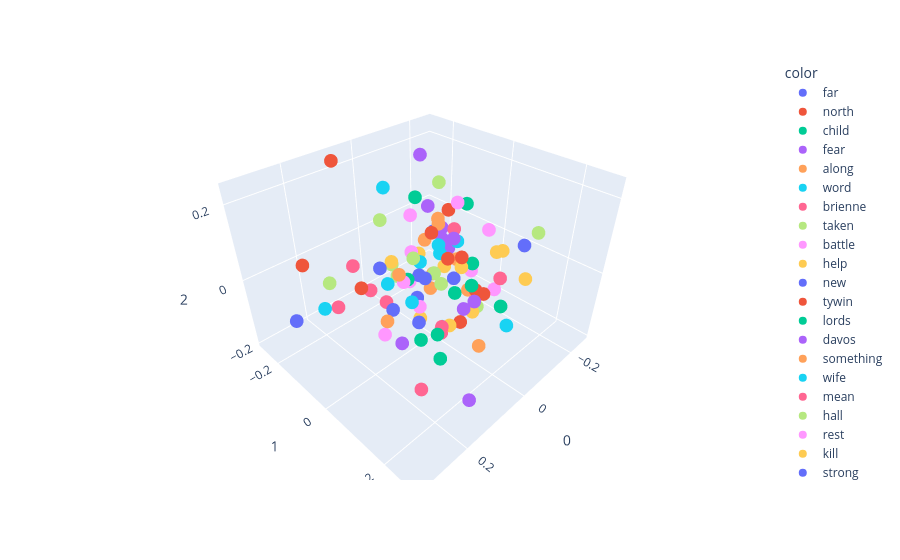

Notebook cell for this chart:
### Code cell
import plotly.express as px
fig = px.scatter_3d(X[200:300],x=0,y=1,z=2, color=y[200:300])
fig.show()

### Figure 1 — Plotly figure (JSON) as saved in the notebook; plotly's stock layout.template omitted (floating-point values rounded to 4 significant figures)
{"data": [{"hovertemplate": "color=far<br>0=%{x}<br>1=%{y}<br>2=%{z}<extra></extra>", "legendgroup": "far", "marker": {"color": "#636efa", "symbol": "circle"}, "mode": "markers", "name": "far", "scene": "scene", "showlegend": true, "type": "scatter3d", "x": [0.1174], "y": [-0.06144], "z": [0.03444]}, {"hovertemplate": "color=north<br>0=%{x}<br>1=%{y}<br>2=%{z}<extra></extra>", "legendgroup": "north", "marker": {"color": "#EF553B", "symbol": "circle"}, "mode": "markers", "name": "north", "scene": "scene", "showlegend": true, "type": "scatter3d", "x": [-0.2162], "y": [-0.154], "z": [0.02415]}, {"hovertemplate": "color=child<br>0=%{x}<br>1=%{y}<br>2=%{z}<extra></extra>", "legendgroup": "child", "marker": {"color": "#00cc96", "symbol": "circle"}, "mode": "markers", "name": "child", "scene": "scene", "showlegend": true, "type": "scatter3d", "x": [0.08958], "y": [0.002531], "z": [0.02114]}, {"hovertemplate": "color=fear<br>0=%{x}<br>1=%{y}<br>2=%{z}<extra></extra>", "legendgroup": "fear", "marker": {"color": "#ab63fa", "symbol": "circle"}, "mode": "markers", "name": "fear", "scene": "scene", "showlegend": true, "type": "scatter3d", "x": [0.03564], "y": [0.09018], "z": [0.1459]}, {"hovertemplate": "color=along<br>0=%{x}<br>1=%{y}<br>2=%{z}<extra></extra>", "legendgroup": "along", "marker": {"color": "#FFA15A", "symbol": "circle"}, "mode": "markers", "name": "along", "scene": "scene", "showlegend": true, "type": "scatter3d", "x": [0.1992], "y": [0.05472], "z": [-0.005482]}, {"hovertemplate": "color=word<br>0=%{x}<br>1=%{y}<br>2=%{z}<extra></extra>", "legendgroup": "word", "marker": {"color": "#19d3f3", "symbol": "circle"}, "mode": "markers", "name": "word", "scene": "scene", "showlegend": true, "type": "scatter3d", "x": [0.02744], "y": [0.05612], "z": [-0.1278]}, {"hovertemplate": "color=brienne<br>0=%{x}<br>1=%{y}<br>2=%{z}<extra></extra>", "legendgroup": "brienne", "marker": {"color": "#FF6692", "symbol": "circle"}, "mode": "markers", "name": "brienne", "scene": "scene", "showlegend": true, "type": "scatter3d", "x": [0.07038], "y": [-0.2339], "z": [-0.06689]}, {"hovertemplate": "color=taken<br>0=%{x}<br>1=%{y}<br>2=%{z}<extra></extra>", "legendgroup": "taken", "marker": {"color": "#B6E880", "symbol": "circle"}, "mode": "markers", "name": "taken", "scene": "scene", "showlegend": true, "type": "scatter3d", "x": [-0.216], "y": [0.1411], "z": [0.0744]}, {"hovertemplate": "color=battle<br>0=%{x}<br>1=%{y}<br>2=%{z}<extra></extra>", "legendgroup": "battle", "marker": {"color": "#FF97FF", "symbol": "circle"}, "mode": "markers", "name": "battle", "scene": "scene", "showlegend": true, "type": "scatter3d", "x": [0.1038], "y": [-0.07386], "z": [-0.1888]}, {"hovertemplate": "color=help<br>0=%{x}<br>1=%{y}<br>2=%{z}<extra></extra>", "legendgroup": "help", "marker": {"color": "#FECB52", "symbol": "circle"}, "mode": "markers", "name": "help", "scene": "scene", "showlegend": true, "type": "scatter3d", "x": [0.0288], "y": [-0.01924], "z": [-0.1446]}, {"hovertemplate": "color=new<br>0=%{x}<br>1=%{y}<br>2=%{z}<extra></extra>", "legendgroup": "new", "marker": {"color": "#636efa", "symbol": "circle"}, "mode": "markers", "name": "new", "scene": "scene", "showlegend": true, "type": "scatter3d", "x": [0.06169], "y": [0.01133], "z": [0.02341]}, {"hovertemplate": "color=tywin<br>0=%{x}<br>1=%{y}<br>2=%{z}<extra></extra>", "legendgroup": "tywin", "marker": {"color": "#EF553B", "symbol": "circle"}, "mode": "markers", "name": "tywin", "scene": "scene", "showlegend": true, "type": "scatter3d", "x": [0.2686], "y": [-0.1412], "z": [0.07768]}, {"hovertemplate": "color=lords<br>0=%{x}<br>1=%{y}<br>2=%{z}<extra></extra>", "legendgroup": "lords", "marker": {"color": "#00cc96", "symbol": "circle"}, "mode": "markers", "name": "lords", "scene": "scene", "showlegend": true, "type": "scatter3d", "x": [0.0571], "y": [0.01178], "z": [-0.1816]}, {"hovertemplate": "color=davos<br>0=%{x}<br>1=%{y}<br>2=%{z}<extra></extra>", "legendgroup": "davos", "marker": {"color": "#ab63fa", "symbol": "circle"}, "mode": "markers", "name": "davos", "scene": "scene", "showlegend": true, "type": "scatter3d", "x": [-0.0559], "y": [-0.0776], "z": [0.1255]}, {"hovertemplate": "color=something<br>0=%{x}<br>1=%{y}<br>2=%{z}<extra></extra>", "legendgroup": "something", "marker": {"color": "#FFA15A", "symbol": "circle"}, "mode": "markers", "name": "something", "scene": "scene", "showlegend": true, "type": "scatter3d", "x": [0.04079], "y": [0.1823], "z": [-0.0979]}, {"hovertemplate": "color=wife<br>0=%{x}<br>1=%{y}<br>2=%{z}<extra></extra>", "legendgroup": "wife", "marker": {"color": "#19d3f3", "symbol": "circle"}, "mode": "markers", "name": "wife", "scene": "scene", "showlegend": true, "type": "scatter3d", "x": [-0.01521], "y": [-0.001217], "z": [0.06568]}, {"hovertemplate": "color=mean<br>0=%{x}<br>1=%{y}<br>2=%{z}<extra></extra>", "legendgroup": "mean", "marker": {"color": "#FF6692", "symbol": "circle"}, "mode": "markers", "name": "mean", "scene": "scene", "showlegend": true, "type": "scatter3d", "x": [0.0285], "y": [-0.1522], "z": [-0.1679]}, {"hovertemplate": "color=hall<br>0=%{x}<br>1=%{y}<br>2=%{z}<extra></extra>", "legendgroup": "hall", "marker": {"color": "#B6E880", "symbol": "circle"}, "mode": "markers", "name": "hall", "scene": "scene", "showlegend": true, "type": "scatter3d", "x": [0.1145], "y": [-0.0551], "z": [0.1637]}, {"hovertemplate": "color=rest<br>0=%{x}<br>1=%{y}<br>2=%{z}<extra></extra>", "legendgroup": "rest", "marker": {"color": "#FF97FF", "symbol": "circle"}, "mode": "markers", "name": "rest", "scene": "scene", "showlegend": true, "type": "scatter3d", "x": [0.02838], "y": [-0.02103], "z": [-0.1083]}, {"hovertemplate": "color=kill<br>0=%{x}<br>1=%{y}<br>2=%{z}<extra></extra>", "legendgroup": "kill", "marker": {"color": "#FECB52", "symbol": "circle"}, "mode": "markers", "name": "kill", "scene": "scene", "showlegend": true, "type": "scatter3d", "x": [-0.04472], "y": [-0.007833], "z": [-0.01283]}, {"hovertemplate": "color=strong<br>0=%{x}<br>1=%{y}<br>2=%{z}<extra></extra>", "legendgroup": "strong", "marker": {"color": "#636efa", "symbol": "circle"}, "mode": "markers", "name": "strong", "scene": "scene", "showlegend": true, "type": "scatter3d", "x": [0.3288], "y": [-0.09696], "z": [-0.01823]}, {"hovertemplate": "color=steel<br>0=%{x}<br>1=%{y}<br>2=%{z}<extra></extra>", "legendgroup": "steel", "marker": {"color": "#EF553B", "symbol": "circle"}, "mode": "markers", "name": "steel", "scene": "scene", "showlegend": true, "type": "scatter3d", "x": [0.06797], "y": [-0.208], "z": [-0.1289]}, {"hovertemplate": "color=began<br>0=%{x}<br>1=%{y}<br>2=%{z}<extra></extra>", "legendgroup": "began", "marker": {"color": "#00cc96", "symbol": "circle"}, "mode": "markers", "name": "began", "scene": "scene", "showlegend": true, "type": "scatter3d", "x": [-0.03832], "y": [0.08745], "z": [-0.0192]}, {"hovertemplate": "color=sound<br>0=%{x}<br>1=%{y}<br>2=%{z}<extra></extra>", "legendgroup": "sound", "marker": {"color": "#ab63fa", "symbol": "circle"}, "mode": "markers", "name": "sound", "scene": "scene", "showlegend": true, "type": "scatter3d", "x": [0.06104], "y": [0.1762], "z": [0.03931]}, {"hovertemplate": "color=dragon<br>0=%{x}<br>1=%{y}<br>2=%{z}<extra></extra>", "legendgroup": "dragon", "marker": {"color": "#FFA15A", "symbol": "circle"}, "mode": "markers", "name": "dragon", "scene": "scene", "showlegend": true, "type": "scatter3d", "x": [-0.02638], "y": [-0.02869], "z": [-0.03628]}, {"hovertemplate": "color=past<br>0=%{x}<br>1=%{y}<br>2=%{z}<extra></extra>", "legendgroup": "past", "marker": {"color": "#19d3f3", "symbol": "circle"}, "mode": "markers", "name": "past", "scene": "scene", "showlegend": true, "type": "scatter3d", "x": [0.02289], "y": [0.03922], "z": [0.07902]}, {"hovertemplate": "color=life<br>0=%{x}<br>1=%{y}<br>2=%{z}<extra></extra>", "legendgroup": "life", "marker": {"color": "#FF6692", "symbol": "circle"}, "mode": "markers", "name": "life", "scene": "scene", "showlegend": true, "type": "scatter3d", "x": [0.1629], "y": [0.1198], "z": [-0.196]}, {"hovertemplate": "color=tower<br>0=%{x}<br>1=%{y}<br>2=%{z}<extra></extra>", "legendgroup": "tower", "marker": {"color": "#B6E880", "symbol": "circle"}, "mode": "markers", "name": "tower", "scene": "scene", "showlegend": true, "type": "scatter3d", "x": [-0.03913], "y": [0.1072], "z": [-0.07189]}, {"hovertemplate": "color=killed<br>0=%{x}<br>1=%{y}<br>2=%{z}<extra></extra>", "legendgroup": "killed", "marker": {"color": "#FF97FF", "symbol": "circle"}, "mode": "markers", "name": "killed", "scene": "scene", "showlegend": true, "type": "scatter3d", "x": [0.0003703], "y": [0.06632], "z": [0.209]}, {"hovertemplate": "color=arm<br>0=%{x}<br>1=%{y}<br>2=%{z}<extra></extra>", "legendgroup": "arm", "marker": {"color": "#FECB52", "symbol": "circle"}, "mode": "markers", "name": "arm", "scene": "scene", "showlegend": true, "type": "scatter3d", "x": [0.07526], "y": [0.1224], "z": [-0.05217]}, {"hovertemplate": "color=free<br>0=%{x}<br>1=%{y}<br>2=%{z}<extra></extra>", "legendgroup": "free", "marker": {"color": "#636efa", "symbol": "circle"}, "mode": "markers", "name": "free", "scene": "scene", "showlegend": true, "type": "scatter3d", "x": [-0.159], "y": [0.1424], "z": [0.06446]}, {"hovertemplate": "color=sons<br>0=%{x}<br>1=%{y}<br>2=%{z}<extra></extra>", "legendgroup": "sons", "marker": {"color": "#EF553B", "symbol": "circle"}, "mode": "markers", "name": "sons", "scene": "scene", "showlegend": true, "type": "scatter3d", "x": [-0.01032], "y": [-0.02014], "z": [0.09358]}, {"hovertemplate": "color=tried<br>0=%{x}<br>1=%{y}<br>2=%{z}<extra></extra>", "legendgroup": "tried", "marker": {"color": "#00cc96", "symbol": "circle"}, "mode": "markers", "name": "tried", "scene": "scene", "showlegend": true, "type": "scatter3d", "x": [0.05689], "y": [-0.004235], "z": [0.2163]}, {"hovertemplate": "color=thing<br>0=%{x}<br>1=%{y}<br>2=%{z}<extra></extra>", "legendgroup": "thing", "marker": {"color": "#ab63fa", "symbol": "circle"}, "mode": "markers", "name": "thing", "scene": "scene", "showlegend": true, "type": "scatter3d", "x": [-0.04241], "y": [0.005976], "z": [0.04867]}, {"hovertemplate": "color=bear<br>0=%{x}<br>1=%{y}<br>2=%{z}<extra></extra>", "legendgroup": "bear", "marker": {"color": "#FFA15A", "symbol": "circle"}, "mode": "markers", "name": "bear", "scene": "scene", "showlegend": true, "type": "scatter3d", "x": [-0.07251], "y": [0.04943], "z": [-0.0706]}, {"hovertemplate": "color=days<br>0=%{x}<br>1=%{y}<br>2=%{z}<extra></extra>", "legendgroup": "days", "marker": {"color": "#19d3f3", "symbol": "circle"}, "mode": "markers", "name": "days", "scene": "scene", "showlegend": true, "type": "scatter3d", "x": [-0.01575], "y": [-0.06459], "z": [-0.01352]}, {"hovertemplate": "color=bloody<br>0=%{x}<br>1=%{y}<br>2=%{z}<extra></extra>", "legendgroup": "bloody", "marker": {"color": "#FF6692", "symbol": "circle"}, "mode": "markers", "name": "bloody", "scene": "scene", "showlegend": true, "type": "scatter3d", "x": [0.1283], "y": [0.1462], "z": [-0.01492]}, {"hovertemplate": "color=heart<br>0=%{x}<br>1=%{y}<br>2=%{z}<extra></extra>", "legendgroup": "heart", "marker": {"color": "#B6E880", "symbol": "circle"}, "mode": "markers", "name": "heart", "scene": "scene", "showlegend": true, "type": "scatter3d", "x": [0.01566], "y": [-0.1376], "z": [-0.04149]}, {"hovertemplate": "color=pale<br>0=%{x}<br>1=%{y}<br>2=%{z}<extra></extra>", "legendgroup": "pale", "marker": {"color": "#FF97FF", "symbol": "circle"}, "mode": "markers", "name": "pale", "scene": "scene", "showlegend": true, "type": "scatter3d", "x": [0.01287], "y": [0.1627], "z": [0.1881]}, {"hovertemplate": "color=love<br>0=%{x}<br>1=%{y}<br>2=%{z}<extra></extra>", "legendgroup": "love", "marker": {"color": "#FECB52", "symbol": "circle"}, "mode": "markers", "name": "love", "scene": "scene", "showlegend": true, "type": "scatter3d", "x": [-0.008191], "y": [0.1191], "z": [-0.0634]}, {"hovertemplate": "color=sat<br>0=%{x}<br>1=%{y}<br>2=%{z}<extra></extra>", "legendgroup": "sat", "marker": {"color": "#636efa", "symbol": "circle"}, "mode": "markers", "name": "sat", "scene": "scene", "showlegend": true, "type": "scatter3d", "x": [0.09005], "y": [0.059], "z": [0.05397]}, {"hovertemplate": "color=moment<br>0=%{x}<br>1=%{y}<br>2=%{z}<extra></extra>", "legendgroup": "moment", "marker": {"color": "#EF553B", "symbol": "circle"}, "mode": "markers", "name": "moment", "scene": "scene", "showlegend": true, "type": "scatter3d", "x": [-0.04736], "y": [0.09326], "z": [-0.03426]}, {"hovertemplate": "color=bring<br>0=%{x}<br>1=%{y}<br>2=%{z}<extra></extra>", "legendgroup": "bring", "marker": {"color": "#00cc96", "symbol": "circle"}, "mode": "markers", "name": "bring", "scene": "scene", "showlegend": true, "type": "scatter3d", "x": [-0.02785], "y": [0.09385], "z": [0.05312]}, {"hovertemplate": "color=bed<br>0=%{x}<br>1=%{y}<br>2=%{z}<extra></extra>", "legendgroup": "bed", "marker": {"color": "#ab63fa", "symbol": "circle"}, "mode": "markers", "name": "bed", "scene": "scene", "showlegend": true, "type": "scatter3d", "x": [0.1696], "y": [0.2658], "z": [-0.106]}, {"hovertemplate": "color=close<br>0=%{x}<br>1=%{y}<br>2=%{z}<extra></extra>", "legendgroup": "close", "marker": {"color": "#FFA15A", "symbol": "circle"}, "mode": "markers", "name": "close", "scene": "scene", "showlegend": true, "type": "scatter3d", "x": [-0.01261], "y": [-0.04508], "z": [0.06233]}, {"hovertemplate": "color=knights<br>0=%{x}<br>1=%{y}<br>2=%{z}<extra></extra>", "legendgroup": "knights", "marker": {"color": "#19d3f3", "symbol": "circle"}, "mode": "markers", "name": "knights", "scene": "scene", "showlegend": true, "type": "scatter3d", "x": [0.06012], "y": [-0.01589], "z": [-0.07277]}, {"hovertemplate": "color=cut<br>0=%{x}<br>1=%{y}<br>2=%{z}<extra></extra>", "legendgroup": "cut", "marker": {"color": "#FF6692", "symbol": "circle"}, "mode": "markers", "name": "cut", "scene": "scene", "showlegend": true, "type": "scatter3d", "x": [-0.04897], "y": [0.01648], "z": [0.1029]}, {"hovertemplate": "color=wolf<br>0=%{x}<br>1=%{y}<br>2=%{z}<extra></extra>", "legendgroup": "wolf", "marker": {"color": "#B6E880", "symbol": "circle"}, "mode": "markers", "name": "wolf", "scene": "scene", "showlegend": true, "type": "scatter3d", "x": [0.2108], "y": [-0.1341], "z": [0.002527]}, {"hovertemplate": "color=smile<br>0=%{x}<br>1=%{y}<br>2=%{z}<extra></extra>", "legendgroup": "smile", "marker": {"color": "#FF97FF", "symbol": "circle"}, "mode": "markers", "name": "smile", "scene": "scene", "showlegend": true, "type": "scatter3d", "x": [-0.1371], "y": [0.08375], "z": [-0.08563]}, {"hovertemplate": "color=death<br>0=%{x}<br>1=%{y}<br>2=%{z}<extra></extra>", "legendgroup": "death", "marker": {"color": "#FECB52", "symbol": "circle"}, "mode": "markers", "name": "death", "scene": "scene", "showlegend": true, "type": "scatter3d", "x": [-0.1261], "y": [0.08811], "z": [0.03602]}, {"hovertemplate": "color=horses<br>0=%{x}<br>1=%{y}<br>2=%{z}<extra></extra>", "legendgroup": "horses", "marker": {"color": "#636efa", "symbol": "circle"}, "mode": "markers", "name": "horses", "scene": "scene", "showlegend": true, "type": "scatter3d", "x": [-0.02085], "y": [-0.0812], "z": [-0.1402]}, {"hovertemplate": "color=inside<br>0=%{x}<br>1=%{y}<br>2=%{z}<extra></extra>", "legendgroup": "inside", "marker": {"color": "#EF553B", "symbol": "circle"}, "mode": "markers", "name": "inside", "scene": "scene", "showlegend": true, "type": "scatter3d", "x": [0.006549], "y": [0.09574], "z": [-0.1008]}, {"hovertemplate": "color=four<br>0=%{x}<br>1=%{y}<br>2=%{z}<extra></extra>", "legendgroup": "four", "marker": {"color": "#00cc96", "symbol": "circle"}, "mode": "markers", "name": "four", "scene": "scene", "showlegend": true, "type": "scatter3d", "x": [0.1657], "y": [0.1703], "z": [0.009792]}, {"hovertemplate": "color=brown<br>0=%{x}<br>1=%{y}<br>2=%{z}<extra></extra>", "legendgroup": "brown", "marker": {"color": "#ab63fa", "symbol": "circle"}, "mode": "markers", "name": "brown", "scene": "scene", "showlegend": true, "type": "scatter3d", "x": [0.01323], "y": [0.1095], "z": [-0.04808]}, {"hovertemplate": "color=dragons<br>0=%{x}<br>1=%{y}<br>2=%{z}<extra></extra>", "legendgroup": "dragons", "marker": {"color": "#FFA15A", "symbol": "circle"}, "mode": "markers", "name": "dragons", "scene": "scene", "showlegend": true, "type": "scatter3d", "x": [0.1116], "y": [-0.002019], "z": [0.04354]}, {"hovertemplate": "color=hot<br>0=%{x}<br>1=%{y}<br>2=%{z}<extra></extra>", "legendgroup": "hot", "marker": {"color": "#19d3f3", "symbol": "circle"}, "mode": "markers", "name": "hot", "scene": "scene", "showlegend": true, "type": "scatter3d", "x": [-0.01029], "y": [0.06115], "z": [0.1061]}, {"hovertemplate": "color=silver<br>0=%{x}<br>1=%{y}<br>2=%{z}<extra></extra>", "legendgroup": "silver", "marker": {"color": "#FF6692", "symbol": "circle"}, "mode": "markers", "name": "silver", "scene": "scene", "showlegend": true, "type": "scatter3d", "x": [0.1083], "y": [0.1291], "z": [-0.03145]}, {"hovertemplate": "color=part<br>0=%{x}<br>1=%{y}<br>2=%{z}<extra></extra>", "legendgroup": "part", "marker": {"color": "#B6E880", "symbol": "circle"}, "mode": "markers", "name": "part", "scene": "scene", "showlegend": true, "type": "scatter3d", "x": [0.01109], "y": [-0.1227], "z": [-0.0733]}, {"hovertemplate": "color=bastard<br>0=%{x}<br>1=%{y}<br>2=%{z}<extra></extra>", "legendgroup": "bastard", "marker": {"color": "#FF97FF", "symbol": "circle"}, "mode": "markers", "name": "bastard", "scene": "scene", "showlegend": true, "type": "scatter3d", "x": [0.1098], "y": [0.01076], "z": [0.02873]}, {"hovertemplate": "color=open<br>0=%{x}<br>1=%{y}<br>2=%{z}<extra></extra>", "legendgroup": "open", "marker": {"color": "#FECB52", "symbol": "circle"}, "mode": "markers", "name": "open", "scene": "scene", "showlegend": true, "type": "scatter3d", "x": [0.006072], "y": [0.09038], "z": [0.05764]}, {"hovertemplate": "color=thousand<br>0=%{x}<br>1=%{y}<br>2=%{z}<extra></extra>", "legendgroup": "thousand", "marker": {"color": "#636efa", "symbol": "circle"}, "mode": "markers", "name": "thousand", "scene": "scene", "showlegend": true, "type": "scatter3d", "x": [-0.01841], "y": [0.04769], "z": [-0.007691]}, {"hovertemplate": "color=landing<br>0=%{x}<br>1=%{y}<br>2=%{z}<extra></extra>", "legendgroup": "landing", "marker": {"color": "#EF553B", "symbol": "circle"}, "mode": "markers", "name": "landing", "scene": "scene", "showlegend": true, "type": "scatter3d", "x": [0.08597], "y": [0.1203], "z": [0.1331]}, {"hovertemplate": "color=uncle<br>0=%{x}<br>1=%{y}<br>2=%{z}<extra></extra>", "legendgroup": "uncle", "marker": {"color": "#00cc96", "symbol": "circle"}, "mode": "markers", "name": "uncle", "scene": "scene", "showlegend": true, "type": "scatter3d", "x": [0.1325], "y": [0.149], "z": [-0.09719]}, {"hovertemplate": "color=going<br>0=%{x}<br>1=%{y}<br>2=%{z}<extra></extra>", "legendgroup": "going", "marker": {"color": "#ab63fa", "symbol": "circle"}, "mode": "markers", "name": "going", "scene": "scene", "showlegend": true, "type": "scatter3d", "x": [0.1897], "y": [0.0888], "z": [-0.05295]}, {"hovertemplate": "color=blue<br>0=%{x}<br>1=%{y}<br>2=%{z}<extra></extra>", "legendgroup": "blue", "marker": {"color": "#FFA15A", "symbol": "circle"}, "mode": "markers", "name": "blue", "scene": "scene", "showlegend": true, "type": "scatter3d", "x": [-0.03389], "y": [-0.02034], "z": [0.1083]}, {"hovertemplate": "color=air<br>0=%{x}<br>1=%{y}<br>2=%{z}<extra></extra>", "legendgroup": "air", "marker": {"color": "#19d3f3", "symbol": "circle"}, "mode": "markers", "name": "air", "scene": "scene", "showlegend": true, "type": "scatter3d", "x": [0.2218], "y": [-0.1525], "z": [-0.07888]}, {"hovertemplate": "color=captain<br>0=%{x}<br>1=%{y}<br>2=%{z}<extra></extra>", "legendgroup": "captain", "marker": {"color": "#FF6692", "symbol": "circle"}, "mode": "markers", "name": "captain", "scene": "scene", "showlegend": true, "type": "scatter3d", "x": [0.1949], "y": [-0.1346], "z": [-0.07932]}, {"hovertemplate": "color=please<br>0=%{x}<br>1=%{y}<br>2=%{z}<extra></extra>", "legendgroup": "please", "marker": {"color": "#B6E880", "symbol": "circle"}, "mode": "markers", "name": "please", "scene": "scene", "showlegend": true, "type": "scatter3d", "x": [0.01279], "y": [0.03609], "z": [-0.01397]}, {"hovertemplate": "color=laughed<br>0=%{x}<br>1=%{y}<br>2=%{z}<extra></extra>", "legendgroup": "laughed", "marker": {"color": "#FF97FF", "symbol": "circle"}, "mode": "markers", "name": "laughed", "scene": "scene", "showlegend": true, "type": "scatter3d", "x": [-0.221], "y": [-0.06248], "z": [-0.1414]}, {"hovertemplate": "color=river<br>0=%{x}<br>1=%{y}<br>2=%{z}<extra></extra>", "legendgroup": "river", "marker": {"color": "#FECB52", "symbol": "circle"}, "mode": "markers", "name": "river", "scene": "scene", "showlegend": true, "type": "scatter3d", "x": [-0.2243], "y": [0.1182], "z": [-0.08022]}, {"hovertemplate": "color=sun<br>0=%{x}<br>1=%{y}<br>2=%{z}<extra></extra>", "legendgroup": "sun", "marker": {"color": "#636efa", "symbol": "circle"}, "mode": "markers", "name": "sun", "scene": "scene", "showlegend": true, "type": "scatter3d", "x": [0.07025], "y": [-0.0766], "z": [-0.1266]}, {"hovertemplate": "color=rose<br>0=%{x}<br>1=%{y}<br>2=%{z}<extra></extra>", "legendgroup": "rose", "marker": {"color": "#EF553B", "symbol": "circle"}, "mode": "markers", "name": "rose", "scene": "scene", "showlegend": true, "type": "scatter3d", "x": [0.06453], "y": [0.139], "z": [0.135]}, {"hovertemplate": "color=fell<br>0=%{x}<br>1=%{y}<br>2=%{z}<extra></extra>", "legendgroup": "fell", "marker": {"color": "#00cc96", "symbol": "circle"}, "mode": "markers", "name": "fell", "scene": "scene", "showlegend": true, "type": "scatter3d", "x": [-0.07262], "y": [0.006398], "z": [-0.1045]}, {"hovertemplate": "color=war<br>0=%{x}<br>1=%{y}<br>2=%{z}<extra></extra>", "legendgroup": "war", "marker": {"color": "#ab63fa", "symbol": "circle"}, "mode": "markers", "name": "war", "scene": "scene", "showlegend": true, "type": "scatter3d", "x": [-0.04304], "y": [-0.01565], "z": [0.06466]}, {"hovertemplate": "color=golden<br>0=%{x}<br>1=%{y}<br>2=%{z}<extra></extra>", "legendgroup": "golden", "marker": {"color": "#FFA15A", "symbol": "circle"}, "mode": "markers", "name": "golden", "scene": "scene", "showlegend": true, "type": "scatter3d", "x": [6.022e-05], "y": [-0.01162], "z": [-0.059]}, {"hovertemplate": "color=sleep<br>0=%{x}<br>1=%{y}<br>2=%{z}<extra></extra>", "legendgroup": "sleep", "marker": {"color": "#19d3f3", "symbol": "circle"}, "mode": "markers", "name": "sleep", "scene": "scene", "showlegend": true, "type": "scatter3d", "x": [0.08366], "y": [0.2768], "z": [0.04944]}, {"hovertemplate": "color=without<br>0=%{x}<br>1=%{y}<br>2=%{z}<extra></extra>", "legendgroup": "without", "marker": {"color": "#FF6692", "symbol": "circle"}, "mode": "markers", "name": "without", "scene": "scene", "showlegend": true, "type": "scatter3d", "x": [0.08611], "y": [0.1075], "z": [-0.07705]}, {"hovertemplate": "color=swords<br>0=%{x}<br>1=%{y}<br>2=%{z}<extra></extra>", "legendgroup": "swords", "marker": {"color": "#B6E880", "symbol": "circle"}, "mode": "markers", "name": "swords", "scene": "scene", "showlegend": true, "type": "scatter3d", "x": [0.04099], "y": [-0.02927], "z": [0.04142]}, {"hovertemplate": "color=speak<br>0=%{x}<br>1=%{y}<br>2=%{z}<extra></extra>", "legendgroup": "speak", "marker": {"color": "#FF97FF", "symbol": "circle"}, "mode": "markers", "name": "speak", "scene": "scene", "showlegend": true, "type": "scatter3d", "x": [-0.04019], "y": [-0.1307], "z": [-0.1216]}, {"hovertemplate": "color=renly<br>0=%{x}<br>1=%{y}<br>2=%{z}<extra></extra>", "legendgroup": "renly", "marker": {"color": "#FECB52", "symbol": "circle"}, "mode": "markers", "name": "renly", "scene": "scene", "showlegend": true, "type": "scatter3d", "x": [-0.2591], "y": [0.01342], "z": [-0.05616]}, {"hovertemplate": "color=fool<br>0=%{x}<br>1=%{y}<br>2=%{z}<extra></extra>", "legendgroup": "fool", "marker": {"color": "#636efa", "symbol": "circle"}, "mode": "markers", "name": "fool", "scene": "scene", "showlegend": true, "type": "scatter3d", "x": [0.05606], "y": [0.003767], "z": [-0.1283]}, {"hovertemplate": "color=full<br>0=%{x}<br>1=%{y}<br>2=%{z}<extra></extra>", "legendgroup": "full", "marker": {"color": "#EF553B", "symbol": "circle"}, "mode": "markers", "name": "full", "scene": "scene", "showlegend": true, "type": "scatter3d", "x": [0.07684], "y": [-0.2718], "z": [0.2233]}, {"hovertemplate": "color=certain<br>0=%{x}<br>1=%{y}<br>2=%{z}<extra></extra>", "legendgroup": "certain", "marker": {"color": "#00cc96", "symbol": "circle"}, "mode": "markers", "name": "certain", "scene": "scene", "showlegend": true, "type": "scatter3d", "x": [-0.01974], "y": [0.1886], "z": [-0.01369]}, {"hovertemplate": "color=beyond<br>0=%{x}<br>1=%{y}<br>2=%{z}<extra></extra>", "legendgroup": "beyond", "marker": {"color": "#ab63fa", "symbol": "circle"}, "mode": "markers", "name": "beyond", "scene": "scene", "showlegend": true, "type": "scatter3d", "x": [-0.04672], "y": [-0.0208], "z": [0.09179]}, {"hovertemplate": "color=feel<br>0=%{x}<br>1=%{y}<br>2=%{z}<extra></extra>", "legendgroup": "feel", "marker": {"color": "#FFA15A", "symbol": "circle"}, "mode": "markers", "name": "feel", "scene": "scene", "showlegend": true, "type": "scatter3d", "x": [-0.0961], "y": [-0.0125], "z": [-0.01837]}, {"hovertemplate": "color=send<br>0=%{x}<br>1=%{y}<br>2=%{z}<extra></extra>", "legendgroup": "send", "marker": {"color": "#19d3f3", "symbol": "circle"}, "mode": "markers", "name": "send", "scene": "scene", "showlegend": true, "type": "scatter3d", "x": [-0.024], "y": [-0.205], "z": [0.1415]}, {"hovertemplate": "color=tongue<br>0=%{x}<br>1=%{y}<br>2=%{z}<extra></extra>", "legendgroup": "tongue", "marker": {"color": "#FF6692", "symbol": "circle"}, "mode": "markers", "name": "tongue", "scene": "scene", "showlegend": true, "type": "scatter3d", "x": [-0.151], "y": [0.08902], "z": [-0.05528]}, {"hovertemplate": "color=got<br>0=%{x}<br>1=%{y}<br>2=%{z}<extra></extra>", "legendgroup": "got", "marker": {"color": "#B6E880", "symbol": "circle"}, "mode": "markers", "name": "got", "scene": "scene", "showlegend": true, "type": "scatter3d", "x": [-0.06389], "y": [-0.04949], "z": [0.1952]}, {"hovertemplate": "color=fight<br>0=%{x}<br>1=%{y}<br>2=%{z}<extra></extra>", "legendgroup": "fight", "marker": {"color": "#FF97FF", "symbol": "circle"}, "mode": "markers", "name": "fight", "scene": "scene", "showlegend": true, "type": "scatter3d", "x": [-0.02781], "y": [-0.1106], "z": [0.09808]}, {"hovertemplate": "color=rode<br>0=%{x}<br>1=%{y}<br>2=%{z}<extra></extra>", "legendgroup": "rode", "marker": {"color": "#FECB52", "symbol": "circle"}, "mode": "markers", "name": "rode", "scene": "scene", "showlegend": true, "type": "scatter3d", "x": [-0.06928], "y": [-0.1241], "z": [-0.0403]}, {"hovertemplate": "color=set<br>0=%{x}<br>1=%{y}<br>2=%{z}<extra></extra>", "legendgroup": "set", "marker": {"color": "#636efa", "symbol": "circle"}, "mode": "markers", "name": "set", "scene": "scene", "showlegend": true, "type": "scatter3d", "x": [-0.06738], "y": [-0.06899], "z": [0.05261]}, {"hovertemplate": "color=thick<br>0=%{x}<br>1=%{y}<br>2=%{z}<extra></extra>", "legendgroup": "thick", "marker": {"color": "#EF553B", "symbol": "circle"}, "mode": "markers", "name": "thick", "scene": "scene", "showlegend": true, "type": "scatter3d", "x": [0.02696], "y": [0.1733], "z": [0.03892]}, {"hovertemplate": "color=throat<br>0=%{x}<br>1=%{y}<br>2=%{z}<extra></extra>", "legendgroup": "throat", "marker": {"color": "#00cc96", "symbol": "circle"}, "mode": "markers", "name": "throat", "scene": "scene", "showlegend": true, "type": "scatter3d", "x": [-0.01292], "y": [0.08071], "z": [0.2066]}, {"hovertemplate": "color=world<br>0=%{x}<br>1=%{y}<br>2=%{z}<extra></extra>", "legendgroup": "world", "marker": {"color": "#ab63fa", "symbol": "circle"}, "mode": "markers", "name": "world", "scene": "scene", "showlegend": true, "type": "scatter3d", "x": [-0.07844], "y": [-0.1265], "z": [0.236]}, {"hovertemplate": "color=legs<br>0=%{x}<br>1=%{y}<br>2=%{z}<extra></extra>", "legendgroup": "legs", "marker": {"color": "#FFA15A", "symbol": "circle"}, "mode": "markers", "name": "legs", "scene": "scene", "showlegend": true, "type": "scatter3d", "x": [-0.05787], "y": [-0.04474], "z": [0.1027]}, {"hovertemplate": "color=deep<br>0=%{x}<br>1=%{y}<br>2=%{z}<extra></extra>", "legendgroup": "deep", "marker": {"color": "#19d3f3", "symbol": "circle"}, "mode": "markers", "name": "deep", "scene": "scene", "showlegend": true, "type": "scatter3d", "x": [0.0929], "y": [-0.06545], "z": [-0.02565]}, {"hovertemplate": "color=call<br>0=%{x}<br>1=%{y}<br>2=%{z}<extra></extra>", "legendgroup": "call", "marker": {"color": "#FF6692", "symbol": "circle"}, "mode": "markers", "name": "call", "scene": "scene", "showlegend": true, "type": "scatter3d", "x": [0.04616], "y": [-0.1963], "z": [-0.1415]}, {"hovertemplate": "color=honor<br>0=%{x}<br>1=%{y}<br>2=%{z}<extra></extra>", "legendgroup": "honor", "marker": {"color": "#B6E880", "symbol": "circle"}, "mode": "markers", "name": "honor", "scene": "scene", "showlegend": true, "type": "scatter3d", "x": [0.04995], "y": [0.04798], "z": [0.04227]}, {"hovertemplate": "color=trees<br>0=%{x}<br>1=%{y}<br>2=%{z}<extra></extra>", "legendgroup": "trees", "marker": {"color": "#FF97FF", "symbol": "circle"}, "mode": "markers", "name": "trees", "scene": "scene", "showlegend": true, "type": "scatter3d", "x": [0.03089], "y": [-0.04635], "z": [0.04658]}, {"hovertemplate": "color=rock<br>0=%{x}<br>1=%{y}<br>2=%{z}<extra></extra>", "legendgroup": "rock", "marker": {"color": "#FECB52", "symbol": "circle"}, "mode": "markers", "name": "rock", "scene": "scene", "showlegend": true, "type": "scatter3d", "x": [0.01731], "y": [-0.1368], "z": [-0.03213]}], "layout": {"legend": {"title": {"text": "color"}, "tracegroupgap": 0}, "margin": {"t": 60}, "scene": {"domain": {"x": [0, 1], "y": [0, 1]}, "xaxis": {"title": {"text": "0"}}, "yaxis": {"title": {"text": "1"}}, "zaxis": {"title": {"text": "2"}}}}}
